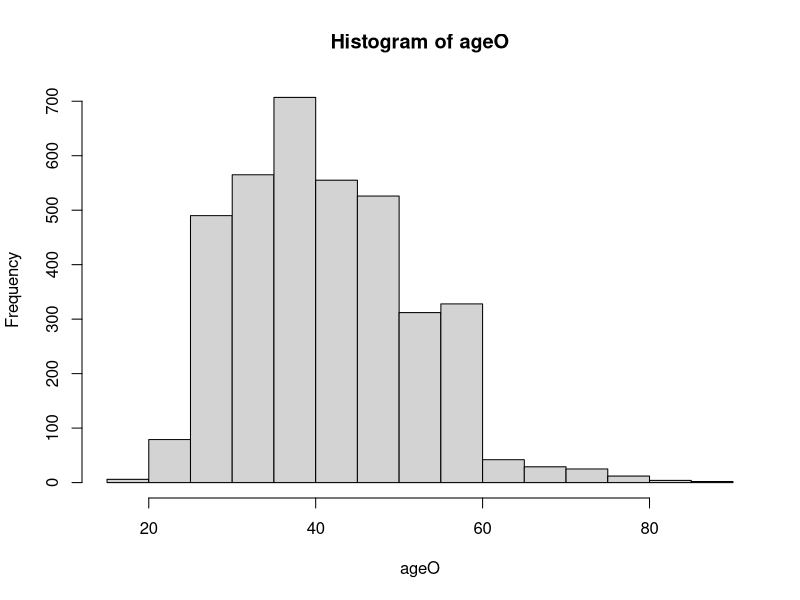
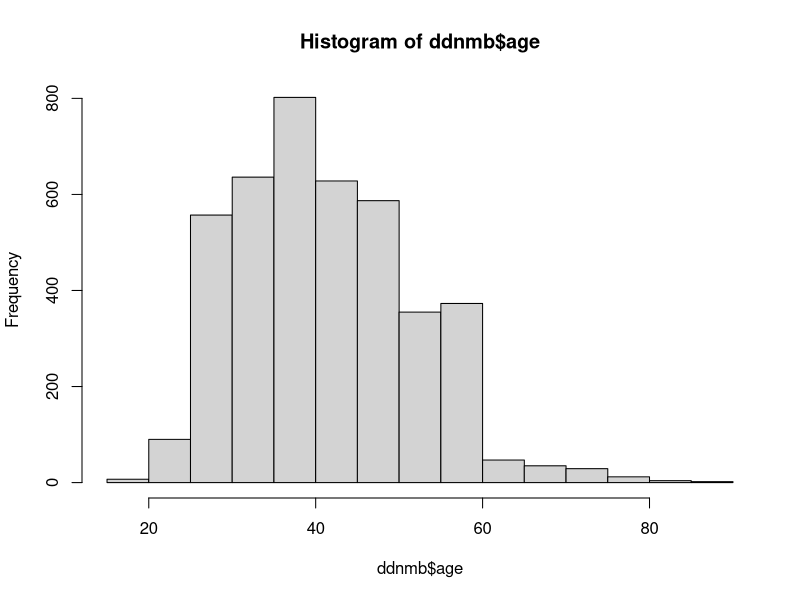
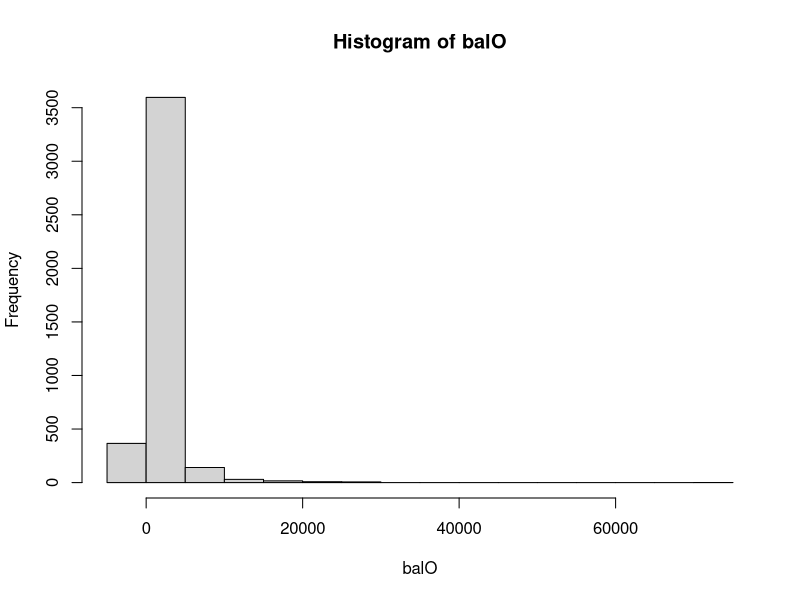
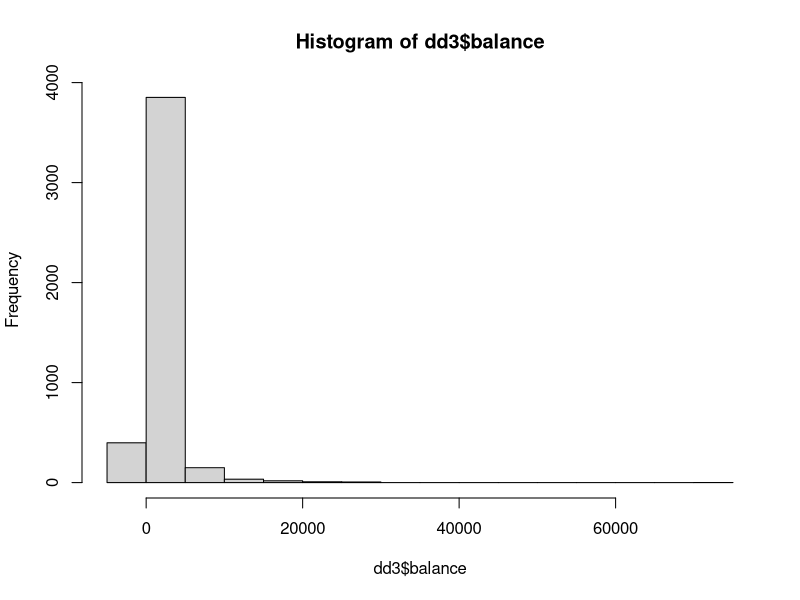

Source code (R) for these figures, in order:
#  READING CREDSCO.CSV. NOTE: Change the path of the file for the proper one in your computer

#Note: Take care to use "/" fo the directory file. "\" provides errors


setwd("C:/Users/adria/Downloads")  # uncomment it if wanna set a path

# get from the current script path
dd <- read.table("1 - get data.csv",header=T, sep=";");
          
#start substituting the structural missing values.
#with remaining, impute: Knn, MIMMI, MICE (multiple imputation, only if you know well)

# IMPUTATION By THE 1NN

library(class)

# FOR EVERY INDIVIDUAL WITH MISSING Incomes LOOK FOR THE MOST SIMILAR INDIVIDUAL 
# wrt REMAINING VARIABLES AND COPY THE VALUE OF INGRESSOS ON THE FIRST 
#For more robustness average the values of k-NN in general (with small k)

# DELETE THE ROWS WITH NO VALUE FOR AGE AND BALANCE

dd2<-dd
for (i in 1:length(dd2$age)) {
  if (is.na(dd2$age[i]) & is.na(dd2$balance[i])) {
    dd2<-dd2[-c(i),] 
  }
}
# WE HAVE DIVIDED dd2 IN A DATAFRAME WITH NA IN balance AND WITH NO NA IN balance 
ddnmb <- dd2[!is.na(dd2$balance),]
ddmb  <- dd2[is.na(dd2$balance),]

# For a single variable:
# Build an artificial matrix with the full numerical variables

fullVariables<-c(6,12,13,14,15)
aux<-ddnmb[,fullVariables]
dim(aux)
names(aux)

# divide in rows that had missing age or not on the target variable to be imputed
aux1 <- aux[!is.na(ddnmb$age),]
dim(aux1)
aux2 <- aux[is.na(ddnmb$age),]
dim(aux2)

sum(is.na(aux2['balance']))

#Find nns for aux2
knn.ing = knn(aux1,aux2,ddnmb$age[!is.na(ddnmb$age)])   

#CARE: neither aux1 nor aux2 can contain NAs


#CARE: knn.ing is generated as a factor. 
#Be sure to retrieve the correct values

ageO<-ddnmb$age
ddnmb$age[is.na(ddnmb$age)] <- as.numeric(as.character(knn.ing))


hist(ageO)
summary(ageO)

hist(ddnmb$age)
summary(ddnmb$age)

# CONCATENATE THE NA's OF BALANCE THAT WE DIVIDED BEFORE
dd3 <- rbind(ddnmb, ddmb)

# NOW WE REPEAT THE SAME PROCESS WITH BALANCE

fullVariables<-c(1,12,13,14,15)
aux<-dd3[,fullVariables]
dim(aux)
names(aux)

# divide in rows that had missing balance or not on the target variable to be imputed
aux1 <- aux[!is.na(dd3$balance),]
dim(aux1)
aux2 <- aux[is.na(dd3$balance),]
dim(aux2)

#Find nns for aux2
knn.ing = knn(aux1,aux2,dd3$balance[!is.na(dd3$balance)])   

#CARE: neither aux1 nor aux2 can contain NAs


#CARE: knn.ing is generated as a factor. 
#Be sure to retrieve the correct values

balO<-dd3$balance
dd3$balance[is.na(dd3$balance)] <- as.numeric(as.character(knn.ing))

hist(balO)
summary(balO)

hist(dd3$balance)
summary(dd3$balance)

#we remove the variable contact because there's no way to fix the missings
dd4 <- subset(dd3, select = -(contact))

summary(dd3$age)
##############################################################################

write.table(dd4, file="2 - kNN.csv", sep=";", dec = " ")

